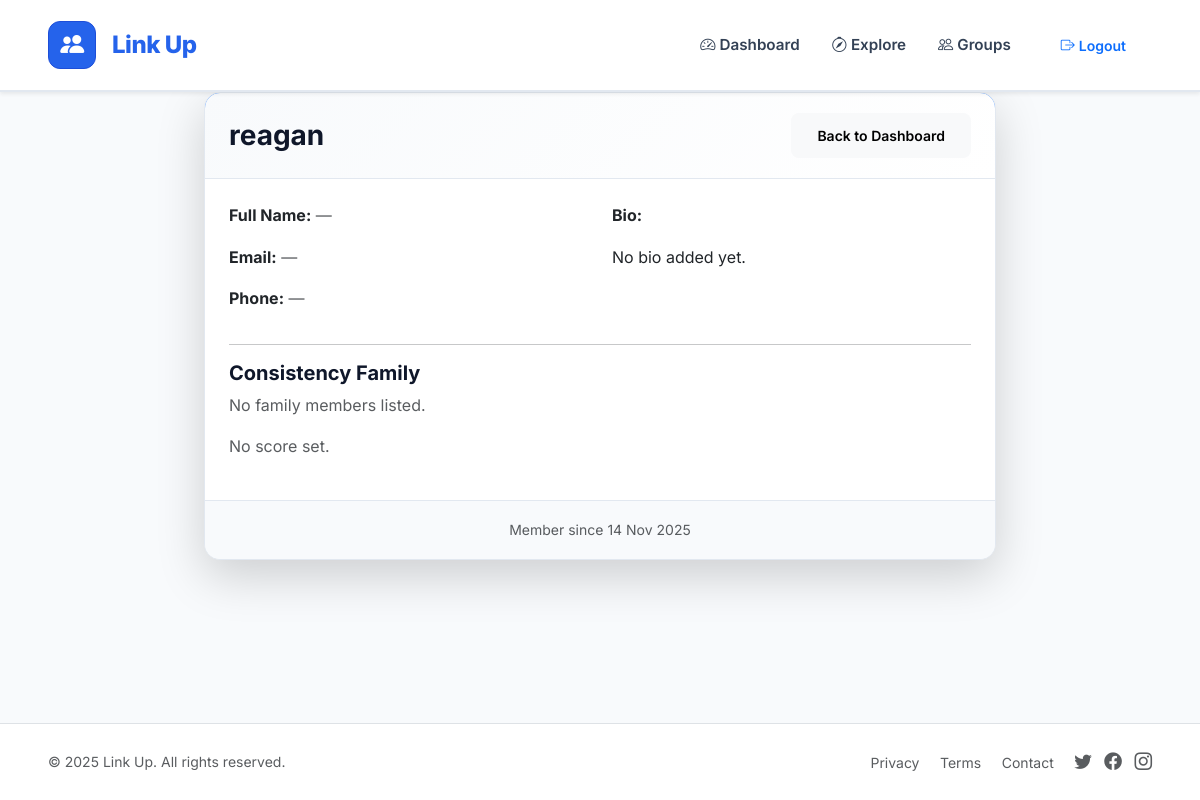
Screenshot of /member/3/ (signed in) with the database file from the repository.
### core/models.py (models this page shows, shortened)
class Profile(models.Model):
    user = models.OneToOneField(User, on_delete=models.CASCADE, related_name='profile')
    full_name = models.CharField(max_length=100, blank=True)
    email = models.EmailField(blank=True)
    phone = models.CharField(max_length=15, blank=True)
    bio = models.TextField(blank=True)
    avatar = models.ImageField(upload_to='avatars/', blank=True, null=True)

### core/views.py (the view)
# urls.py: path('member/<int:pk>/', views.member_detail, name='member_detail'),
@login_required
def member_detail(request, pk):
    member = get_object_or_404(Profile, pk=pk)
    return render(request, 'core/member_detail.html', {'member': member})

### templates/core/member_detail.html (shortened to what this page needs)
{% extends 'core/base.html' %}
{% load django_bootstrap5 %}
{% block content %}
<div class="row justify-content-center">
  <div class="col-lg-8">
    <div class="card shadow-lg">
      <div class="card-header bg-primary text-white d-flex justify-content-between align-items-center">
        <h3 class="mb-0">{{ member.user.username }}</h3>
        <a href="{% url 'dashboard' %}" class="btn btn-light btn-sm">
          Back to Dashboard
        </a>
      </div>
      <div class="card-body">
        <div class="row">
          <div class="col-md-6">
            <p><strong>Full Name:</strong> <span class="text-muted">{{ member.full_name|default:"—" }}</span></p>
            <p><strong>Email:</strong> <span class="text-muted">{{ member.email|default:"—" }}</span></p>
            <p><strong>Phone:</strong> <span class="text-muted">{{ member.phone|default:"—" }}</span></p>
          </div>
          <div class="col-md-6">
            <p><strong>Bio:</strong></p>
            <p class="text-muted">{{ member.bio|default:"No bio added yet."|linebreaks }}</p>
          </div>
        </div>
        <hr>
        <h5 class="mt-3">Consistency Family</h5>
        {% if member.consistency_family.members %}
          <p><strong>Family Members:</strong></p>
          <div class="d-flex flex-wrap gap-2 mb-3">
            {% for m in member.consistency_family.members %}
              <span class="badge bg-secondary fs-6">{{ m }}</span>
            {% endfor %}
          </div>
        {% else %}
          <p class="text-muted">No family members listed.</p>
        {% endif %}
        {% if member.consistency_family.score %}
          <p><strong>Consistency Score:</strong>
            <span class="badge bg-success fs-5">{{ member.consistency_family.score }}%</span>
          </p>
        {% else %}
          <p class="text-muted">No score set.</p>
        {% endif %}
      </div>
      <div class="card-footer text-center">
        <small class="text-muted">
          Member since {{ member.user.date_joined|date:"d M Y" }}
        </small>
      </div>
    </div>
  </div>
</div>
{% endblock %}

### static/css/style.css (style rules this page uses)
:root { --primary: #2563eb; --primary-dark: #1d4ed8; --primary-light: #3b82f6; --accent: #8b5cf6; --success: #10b981; --warning: #f59e0b; --danger: #ef4444; --info: #06b6d4; --dark: #1e293b; --gray-900: #0f172a; --gray-800: #1e293b; --gray-700: #334155; --gray-600: #475569; --gray-500: #64748b; --gray-400: #94a3b8; --gray-300: #cbd5e1; --gray-200: #e2e8f0; --gray-100: #f1f5f9; --gray-50: #f8fafc; --bg-body: #f8fafc; --bg-white: #ffffff; --shadow-sm: 0 1px 2px 0 rgba(0, 0, 0, 0.05); --shadow: 0 1px 3px 0 rgba(0, 0, 0, 0.1), 0 1px 2px -1px rgba(0, 0, 0, 0.1); --shadow-md: 0 4px 6px -1px rgba(0, 0, 0, 0.1), 0 2px 4px -2px rgba(0, 0, 0, 0.1); --shadow-lg: 0 10px 15px -3px rgba(0, 0, 0, 0.1), 0 4px 6px -4px rgba(0, 0, 0, 0.1); --shadow-xl: 0 20px 25px -5px rgba(0, 0, 0, 0.1), 0 8px 10px -6px rgba(0, 0, 0, 0.1); --radius-sm: 0.375rem; --radius: 0.5rem; --radius-md: 0.75rem; --radius-lg: 1rem; --radius-xl: 1.5rem; --radius-full: 9999px; --transition: all 0.2s ease-in-out; }
* { box-sizing: border-box; }
body { font-family: 'Inter', -apple-system, BlinkMacSystemFont, 'Segoe UI', Roboto, 'Helvetica Neue', Arial, sans-serif; background: var(--bg-body); color: var(--gray-800); line-height: 1.6; }
h1, h2, h3, h4, h5, h6 { font-weight: 700; color: var(--gray-900); line-height: 1.2; }
a { text-decoration: none; transition: var(--transition); }
.card { border: 1px solid var(--gray-200); border-radius: var(--radius-lg); background: white; box-shadow: var(--shadow-sm); transition: var(--transition); overflow: hidden; }
.card-header { background: linear-gradient(135deg, var(--gray-50) 0%, white 100%); border-bottom: 1px solid var(--gray-200); font-weight: 600; padding: 1.25rem 1.5rem; }
.card-body { padding: 1.5rem; }
.card-footer { background: var(--gray-50); border-top: 1px solid var(--gray-200); padding: 1rem 1.5rem; }
.btn { font-weight: 600; padding: 0.625rem 1.5rem; border-radius: var(--radius); transition: var(--transition); border: 2px solid transparent; }

### rows the page displays
Profile: user.username "reagan", full_name "—", email "—", phone "—", bio "No bio added yet.", user.date_joined "14 Nov 2025"
